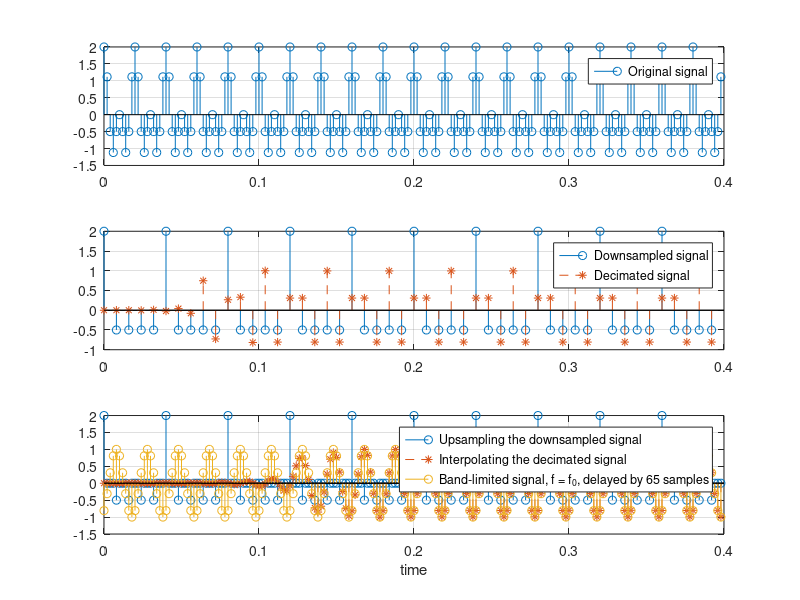
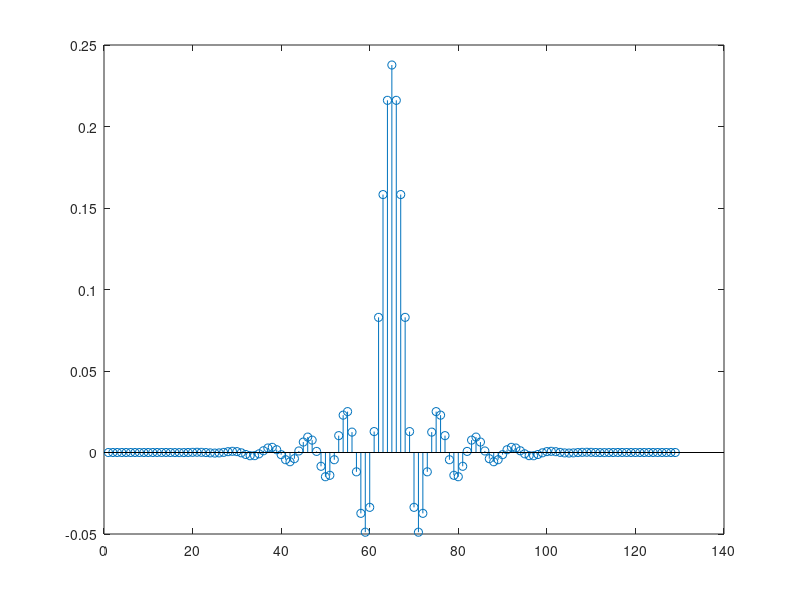
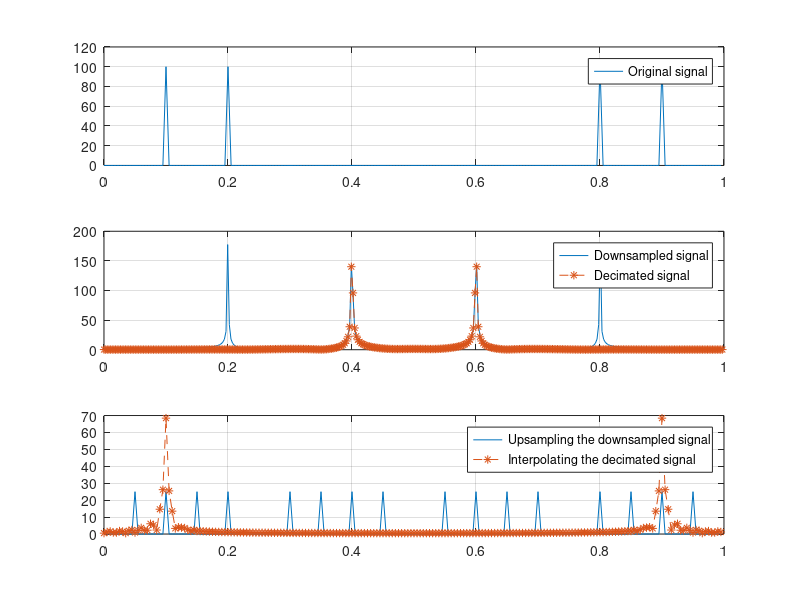

Reproduce these figures in MATLAB, in order.
% Exercise 26

% Given the downsampled signal defined in Ex25 with M = 4, 
% Create the signal x1 by upsampling the signal with a factor L = 4
% Given the decimated signal defined in Ex25 with M = 4,
% Create the signal x2 by interpolating the signal with a factor L = 4, 
% using a FIR filter with order 64.
% Open a figure and create three subplots:
% In first subplot, plot the stem of the original signal x(n) until N = 120 
% time samples, x-axis in seconds.
% In second subplot, plot the stem of the downsampled and decimated signals 
% with the same temporal duration as above
% In third subplot, plot the stem of x1 and x2 with the same temporal duration

close all
clearvars
clc

%% parameters

Fs = 500;
f_0 = 50;
f_1 = 100; 
duration = 3;
time = 0:1/Fs:3;
x = cos(2*pi*f_0 * time) + cos(2*pi*f_1 * time);

%% downsample x with a factor M

M = 4;
x_downsampled = x(1:M:end);

%% x1: upsample the signal x_downsampled by a factor L = 4

L = 4;
x1 = zeros(1, length(x_downsampled) * L);
x1(1:L:end) = x_downsampled;

%% decimate the signal with a factor M 

lpf = fir1(64, 1/M);
% filtered signal
x_f = filter(lpf, 1, x);
% downsample the signal
x_decimated = x_f(1:M:end);

%% x2: interpolate the signal x_decimated by a factor L using a FIR filter with order 64.

x2 = zeros(1, length(x_decimated) * L);
x2(1:L:end) = x_decimated;

lpf = fir1(64, 1/L);
% remember to put the gain L in interpolation
x2 = L*filter(lpf, 1, x2);

%% plot the signals versus time

N = 200;

figure;
leg = {};

% original signal x(n)
subplot(3, 1, 1); % three rows, 1 column, subplot idx
stem(time(1:N), x(1:N));
leg{1} = 'Original signal';
legend(leg);
grid;

% downsampled and decimated signals
subplot(3, 1, 2);
leg = {};
% define the new time axis, considering that Fs is decreased by M
Fs_down = Fs/M;
% time axis goes from 0 until time(N)
time_down = 0:1/Fs_down:time(N);
% plot the signals
stem(time_down, x_downsampled(1:length(time_down)));
leg{1} = 'Downsampled signal';
hold on;
grid;
% decimated signal
stem(time_down, x_decimated(1:length(time_down)), '--*');
leg{2} = 'Decimated signal';
legend(leg);

% upsampled and interpolated signals
subplot(3, 1, 3)
leg = {};
% upsampled signal x1
stem(time(1:N), x1(1:N));
leg{1} = 'Upsampling the downsampled signal';
hold on,
grid;
% interpolated signal x2
stem(time(1:N), x2(1:N), '--*');
leg{2} = 'Interpolating the decimated signal';

xlabel('time');
legend(leg);

%% why is the signal delayed in time? which is the delay?

% by interpolating the decimated signal, we can exactly reconstruct 
% the sinusoid with frequency < min(pi/M, pi/L)
% NB: in the reconstruction, there is a delay introduced by the filter
% which cannot be centered in 0, as the filter must be causal. 
% the total delay results from the convolution between the FIR filter used
% in the decimation and the FIR filter used in the interpolation.
% conv(lpf, lpf) has a maximum in the 65-th sample.
% --> the signal delay is about 65 time samples
% to find the delay with MATLAB, use the function max.
% the second output of this function finds the index corresponding to the maximum value of
% the array.

figure(2); 
stem(conv(lpf, lpf));

[max_filter, filter_delay] = max(conv(lpf, lpf));
figure(1);
hold on; 
actual_signal = cos(2*pi*f_0 * (time(1:N) - time(filter_delay)));
stem(time(1:N), actual_signal);
leg{3} = 'Band-limited signal, f = f_0, delayed by 65 samples';
legend(leg);


%% Let us check the DFT of the signals

figure;
leg = {};

% original signal
% three rows, 1 column, subplot idx
subplot(3, 1, 1);
freq_axis = 0:1/N:(N-1)/N;
plot(freq_axis, abs(fft(x(1:N))));
leg{1} = 'Original signal';
legend(leg);
grid;

% downsampled and decimated signals
subplot(3, 1, 2);
leg = {};
% downsampled signal
freq_axis = 0:1/length(x_downsampled):1 - 1/length(x_downsampled);
plot(freq_axis, abs(fft(x_downsampled)));
leg{1} = 'Downsampled signal';
hold on;
% decimated signal
freq_axis = 0:1/length(x_decimated):1 - 1/length(x_decimated);
plot(freq_axis, abs(fft(x_decimated)), '--*');
leg{2} = 'Decimated signal';
legend(leg);
grid;

% upsampled and interpolated signals
subplot(3, 1, 3)
leg = {};
% upsampled signal x1
freq_axis = 0:1/N:(N-1)/N;
plot(freq_axis, abs(fft(x1(1:N))));
leg{1} = 'Upsampling the downsampled signal';
hold on,
% interpolated signal x2
freq_axis = 0:1/N:(N-1)/N;
plot(freq_axis, abs(fft(x2(1:N))), '--*');
leg{2} = 'Interpolating the decimated signal';
legend(leg);
grid;



